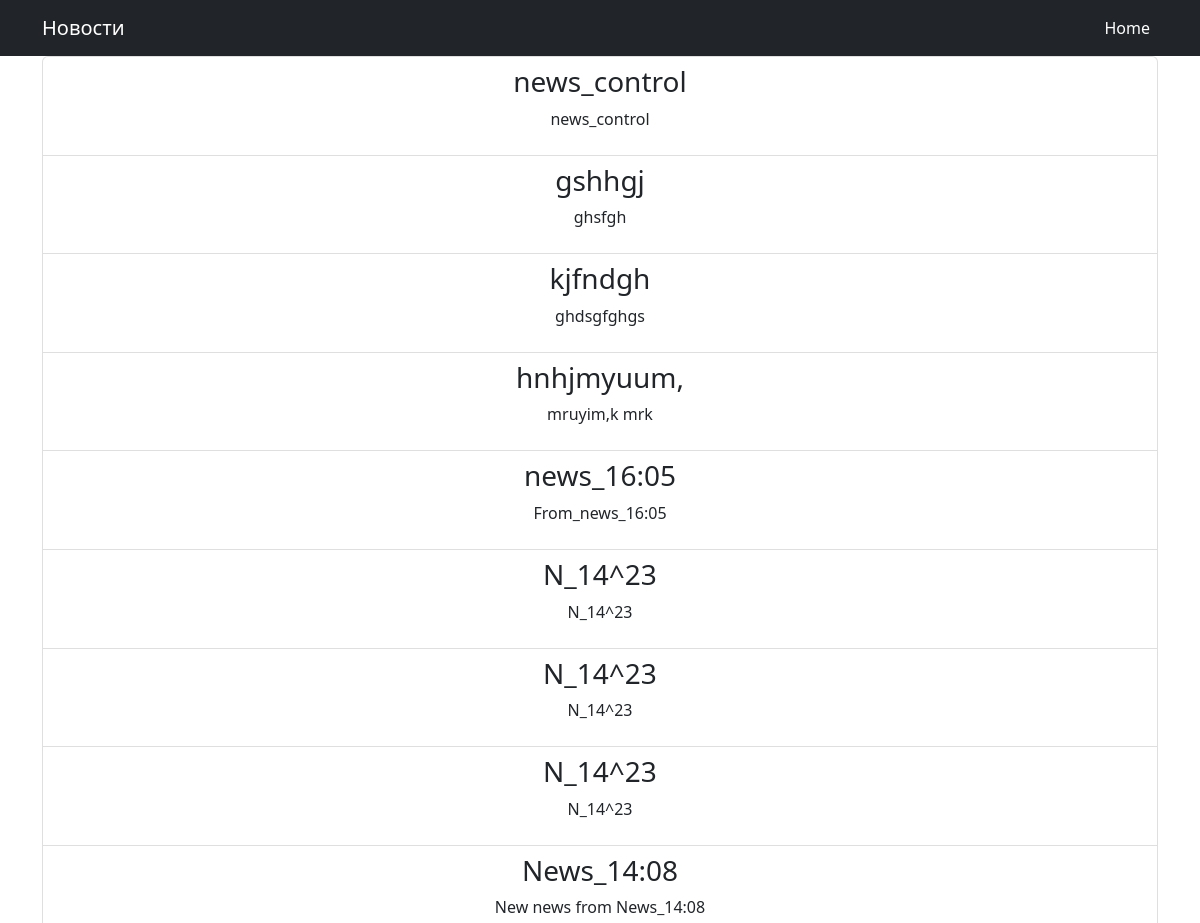
Before: /news/ (upper part) with the older database file.
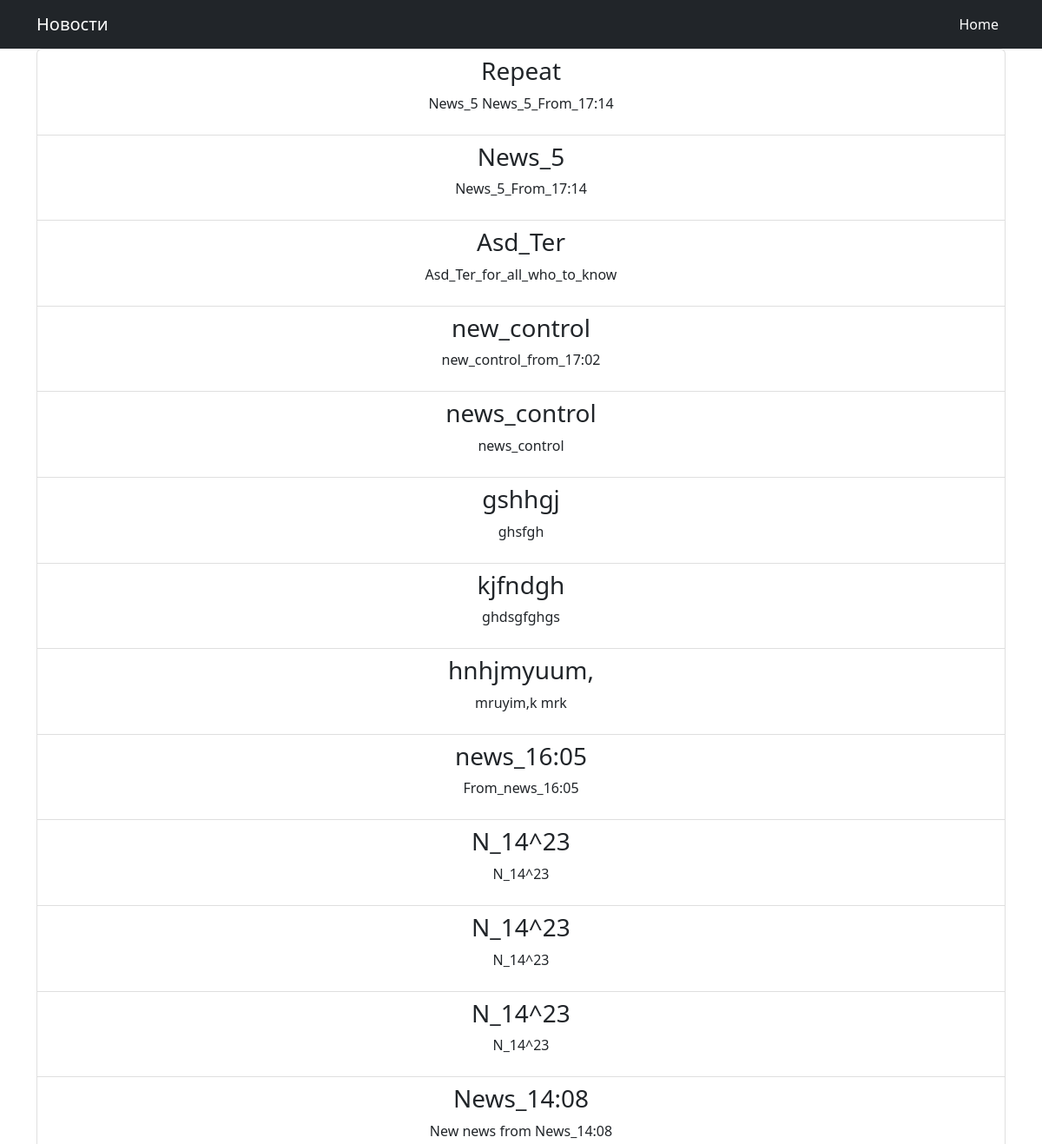
After: the same page with the newer database file.
### chat/models.py (models this page shows)
class Newsletter(models.Model):
    title = models.CharField(max_length=100)
    content = models.TextField()
    recipients = models.ManyToManyField(settings.AUTH_USER_MODEL, related_name='newsletters')
    sent_date = models.DateTimeField(auto_now_add=True)

### chat/views.py (the view)
# urls.py: path('news/', display_news, name='news_page'),
def display_news(request):
    all_news = Newsletter.objects.all().order_by('-sent_date')  # Получаем все новости из базы данных
    context = {'all_news': all_news}
    return render(request, 'news_page.html', context)

### chat/templates/news_page.html (shortened to what this page needs)
<!DOCTYPE html>
<html lang="en">
<head>
    {% load static %}
    <link href="{% static 'css/styles.css' %}" rel="stylesheet"/>
</head>
<body>
<nav class="navbar navbar-expand-lg navbar-dark bg-dark">
    <div class="container">
        <a class="navbar-brand" href="{% url 'news_page' %}">
            Новости
        </a>
        <div class="collapse navbar-collapse" id="navbarSupportedContent">
            <ul class="navbar-nav ms-auto mb-2 mb-lg-0">
                <li class="nav-item"><a class="nav-link active" aria-current="page" href="{% url 'home' %}">Home</a></li>
            </ul>
        </div>
    </div>
</nav>
<div class="container">
    <div class="row">
         <div class="col-lg-12 text-center">
            {% block content %}
            <ul class="list-group">
            {% for news in all_news %}
            <li class="list-group-item">
            <h3>{{ news.title }}</h3>
            <p>{{ news.content }}</p>
            </li>
        {% endfor %}
    </ul>
            {% endblock content %}
        </div>
    </div>
</div>
</body>
</html>

Changed rows visible on the page:
added Newsletter: title "Repeat", content "News_5 News_5_From_17:14"
added Newsletter: title "News_5", content "News_5_From_17:14"
added Newsletter: title "Asd_Ter", content "Asd_Ter_for_all_who_to_know"
added Newsletter: title "new_control", content "new_control_from_17:02"
